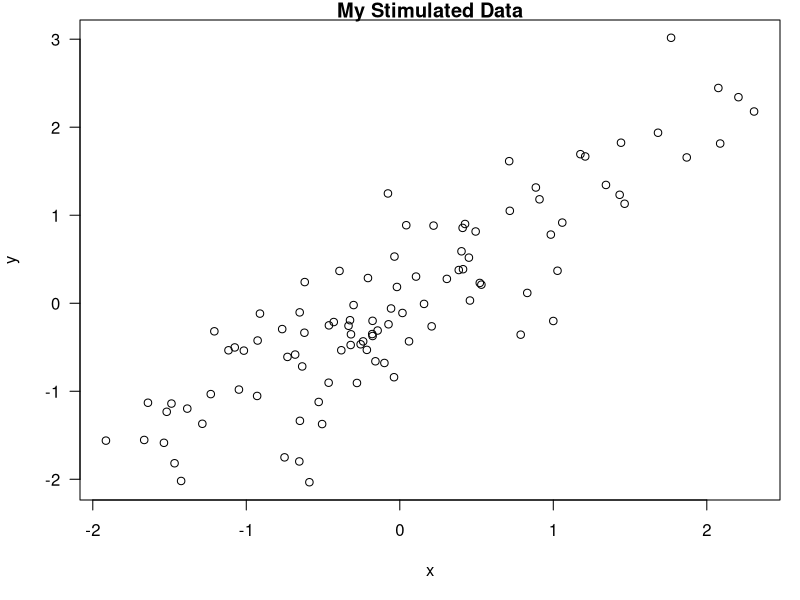

Write the R code that produced this figure.
## ---- chunk 1
set.seed(1)
x <- rnorm(100)
mean(x)
## ---- chunk 2
time <- format(Sys.time(), "%a %b %X %Y")
rand <- rnorm(1)
## ---- chunk 3
x <- rnorm(100); y <- x + rnorm(100,sd=0.5)
## ---- chunk 4
par(mar=c(5,4,1,1),las=1)
plot(x,y,main = "My Stimulated Data")
## ---- chunk 5
library(datasets)
data(airquality)
fit <- lm(Ozone ~ Wind + Temp + Solar.R, data = airquality)
## ---- chunk 6
library(xtable)
xt <- xtable(summary(fit))
print(xt, type = "html")
